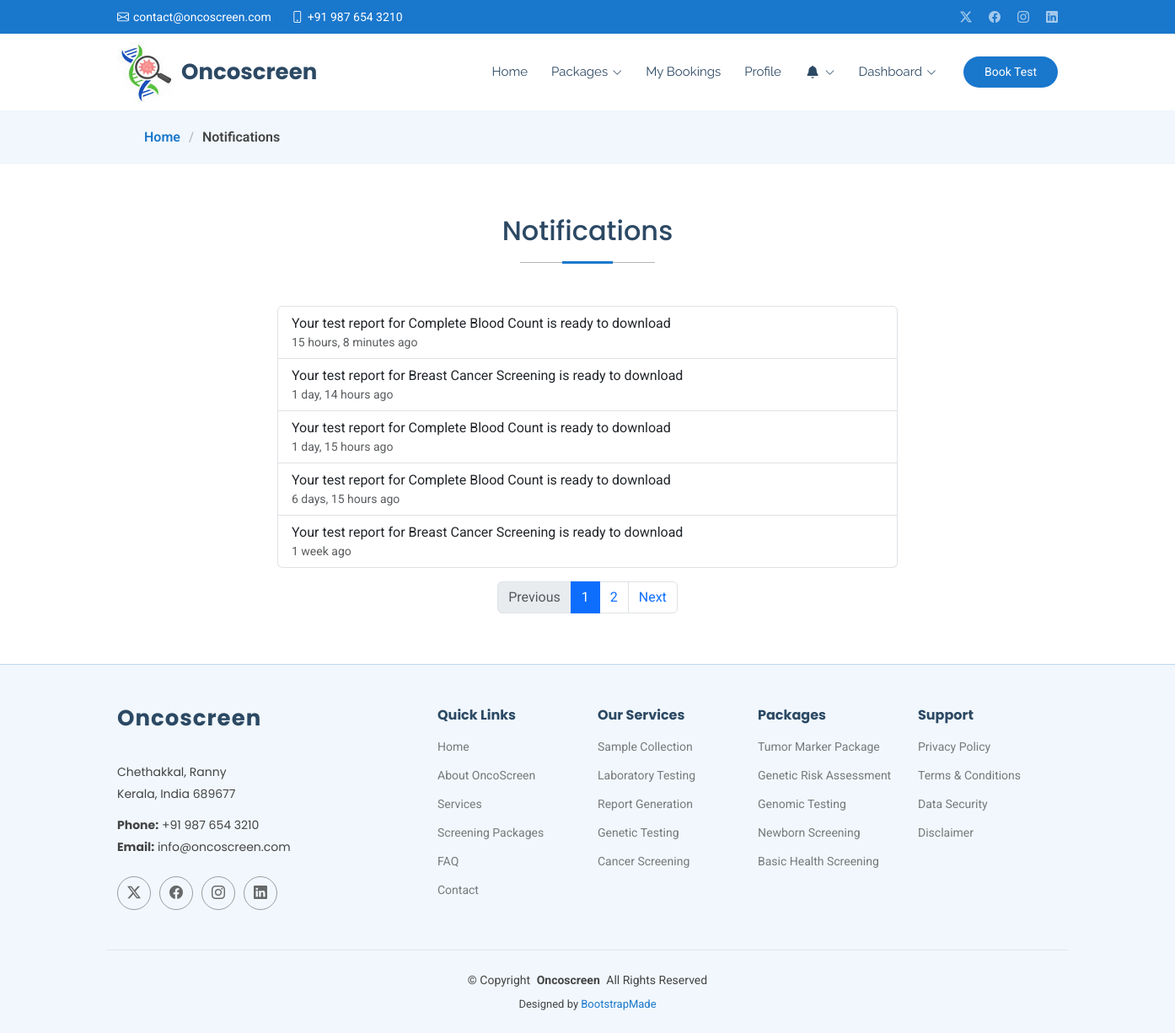
Screenshot of /patient/notifications/ (signed in) with the database file from the repository.
### bookingplatform/models.py (models this page shows, shortened)
class Notification(models.Model):
    user = models.ForeignKey(
        settings.AUTH_USER_MODEL,
        on_delete=models.CASCADE,
        related_name='notifications'
    )
    message = models.TextField()
    is_read = models.BooleanField(default=False)
    created_at = models.DateTimeField(auto_now_add=True)

### bookingplatform/views.py (the view)
# urls.py: path('patient/notifications/',views.my_notifications,name='my_notifications'),
@login_required
def my_notifications(request):
    if request.user.role != 'PATIENT':
        return redirect('home')
    request.user.notifications.filter(is_read=False).update(is_read=True)
    notifications = request.user.notifications.all().order_by('-created_at')
    page = Paginator(notifications,5)
    page_number = request.GET.get('page')
    page_obj = page.get_page(page_number)
    return render(request, 'patient/notifications.html', {
        'notifications': page_obj
    })

### bookingplatform/context_processors.py (called while the page is built)
def menu_categories(request):
    return{
        'menu_categories':PackageCategory.objects.all()
    }

def notifications(request):
    if request.user.is_authenticated:
        unread = request.user.notifications.filter(is_read=False)
        count = unread.count()
        print(f"DEBUG: User {request.user} has {count} unread notifications")
        return{
            'notifications': unread[:5],
            'notification_count':unread.count()
        }
    return{}

### bookingplatform/models.py (called while the page is built)
    def __str__(self):
        return self.username or self.email

### templates/patient/notifications.html (shortened to what this page needs)
{% extends 'base.html' %}
{% load static %}
{% block content %}
    <div class="page-title" data-aos="fade">
      <nav class="breadcrumbs">
        <div class="container">
          <ol>
            <li><a href="/">Home</a></li>
            <li class="current">Notifications</li>
          </ol>
        </div>
      </nav>
    </div>
   <section id="contact" class="contact section">
      <div class="container section-title" data-aos="fade-up">
        <h2>Notifications</h2>
      </div>
      <div class="container">
        <div class="row gy-2  justify-content-center">
          <div class="col-lg-8" data-aos="fade-up" data-aos-delay="100">
            <ul class="list-group notification">
              {% for n in notifications %}
                <li class="list-group-item {% if not n.is_read %}fw-bold{% endif %}">
                    {{ n.message }}
                    <small class="text-muted d-block">
                        {{ n.created_at|timesince }} ago
                    </small>
                </li>
              {% empty %}
                <li class="list-group-item text-muted">No notifications</li>
              {% endfor %}
            </ul>
          </div>
          <nav aria-label="Notificationsnavigation" class="mt-3 bg-white ">
            <ul class="pagination justify-content-center mb-0">
                <li class="page-item {% if not notifications.has_previous %}disabled{% endif %}">
                    <a class="page-link" href="{% if notifications.has_previous %}?page={{ notifications.previous_page_number }}{% else %}#{% endif %}">Previous</a>
                </li>
                {% for num in notifications.paginator.page_range %}
                <li class="page-item {% if num == notifications.number %}active{% endif %}" {% if num == notifications.number %}aria-current="page"{% endif %}>
                    <a class="page-link" href="?page={{ num }}">{{ num }}</a>
                </li>
                {% endfor %}
                <li class="page-item {% if not notifications.has_next %}disabled{% endif %}">
                    <a class="page-link" href="{% if notifications.has_next %}?page={{ notifications.next_page_number }}{% else %}#{% endif %}">Next</a>
                </li>
            </ul>
          </nav>
        </div>
      </div>
    </section>
{% endblock %}

### static/assets/css/main.css (style rules this page uses)
:root { --default-font: "Roboto", system-ui, -apple-system, "Segoe UI", Roboto, "Helvetica Neue", Arial, "Noto Sans", "Liberation Sans", sans-serif, "Apple Color Emoji", "Segoe UI Emoji", "Segoe UI Symbol", "Noto Color Emoji"; --heading-font: "Poppins", sans-serif; --nav-font: "Raleway", sans-serif; }
:root { --background-color: #ffffff; --default-color: #444444; --heading-color: #2c4964; --accent-color: #1977cc; --surface-color: #ffffff; --contrast-color: #ffffff; }
:root { --nav-color: #2c4964; --nav-hover-color: #1977cc; --nav-mobile-background-color: #ffffff; --nav-dropdown-background-color: #ffffff; --nav-dropdown-color: #2c4964; --nav-dropdown-hover-color: #1977cc; }
:root { scroll-behavior: smooth; }
body { color: var(--default-color); background-color: var(--background-color); font-family: var(--default-font); }
a { color: var(--accent-color); text-decoration: none; transition: 0.3s; }
h1, h2, h3, h4, h5, h6 { color: var(--heading-color); font-family: var(--heading-font); }
.page-title { color: var(--default-color); background-color: var(--background-color); position: relative; }
.page-title nav { background-color: color-mix(in srgb, var(--accent-color), transparent 94%); padding: 20px 0; }
.page-title nav ol { display: flex; flex-wrap: wrap; list-style: none; margin: 0; font-size: 16px; font-weight: 600; }
.page-title nav ol li+li { padding-left: 10px; }
.page-title nav ol li+li::before { content: "/"; display: inline-block; padding-right: 10px; color: color-mix(in srgb, var(--default-color), transparent 70%); }
section, .section { color: var(--default-color); background-color: var(--background-color); padding: 60px 0; scroll-margin-top: 72px; overflow: clip; }
.section-title { text-align: center; padding-bottom: 30px; position: relative; }
.section-title h2,.section-title h3 { font-size: 32px; font-weight: 500; margin-bottom: 20px; padding-bottom: 20px; position: relative; }
.section-title h2:before,.section-title h3:before { content: ""; position: absolute; display: block; width: 160px; height: 1px; background: color-mix(in srgb, var(--default-color), transparent 60%); left: 0; right: 0; bottom: 1px; margin: auto; }
.section-title h2::after,.section-title h3::after { content: ""; position: absolute; display: block; width: 60px; height: 3px; background: var(--accent-color); left: 0; right: 0; bottom: 0; margin: auto; }
.notification .list-group-item { transition: background-color 0.3s ease; }

### rows the page displays
Notification: message "Your test report for Complete Blood Count is ready to download", created_at "15 hours, 8 minutes"
Notification: message "Your test report for Breast Cancer Screening is ready to download", created_at "1 day, 14 hours"
Notification: message "Your test report for Complete Blood Count is ready to download", created_at "1 day, 15 hours"
Notification: message "Your test report for Complete Blood Count is ready to download", created_at "6 days, 15 hours"
Notification: message "Your test report for Breast Cancer Screening is ready to download", created_at "1 week"

### other values shown
{{ num }} "1" "2"
